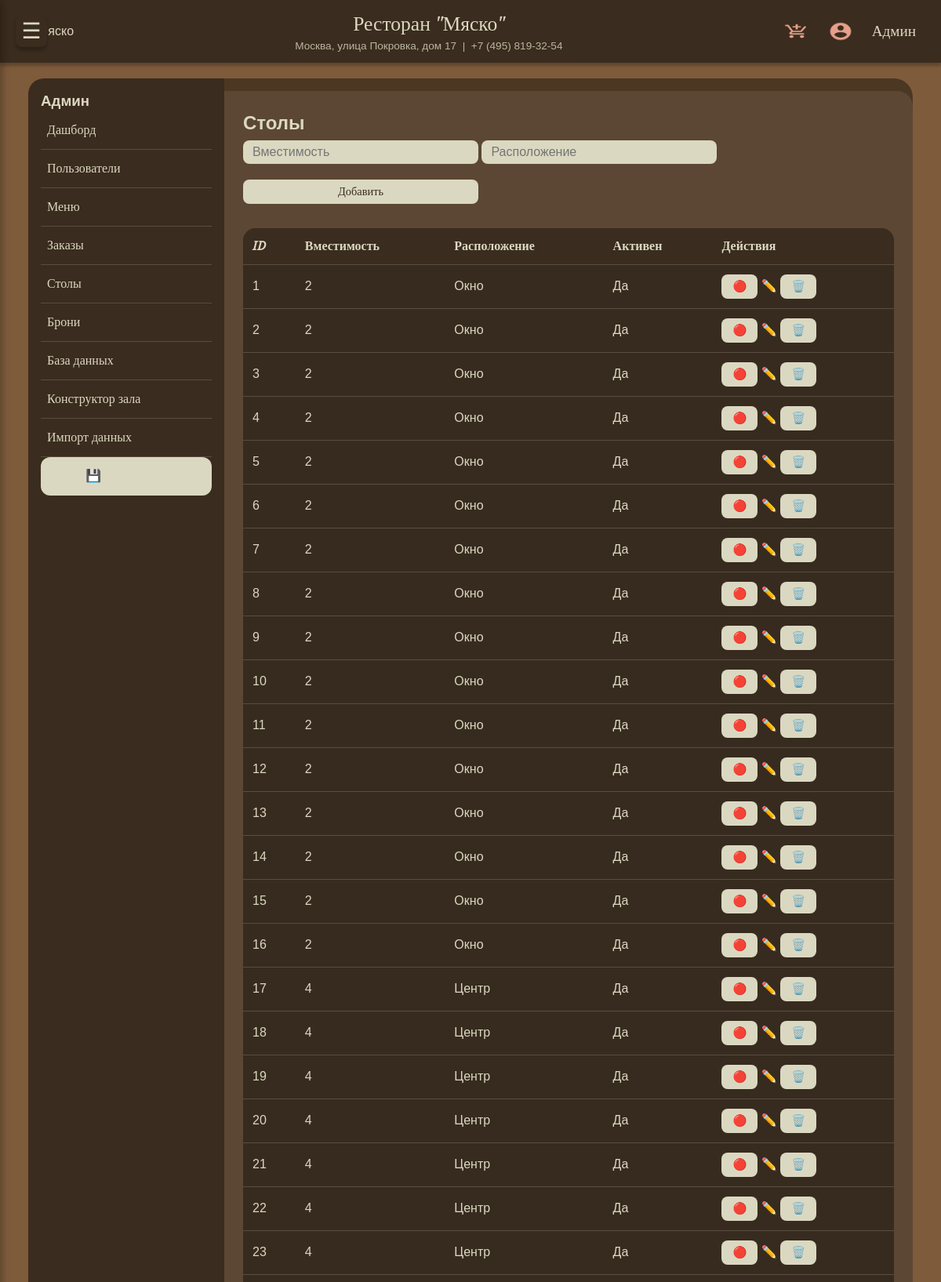
Screenshot of /admin/tables (signed in, upper part) with the database file from the repository.
### tables this page shows
CREATE TABLE users (
                id INTEGER PRIMARY KEY AUTOINCREMENT,
                first_name TEXT NOT NULL,
                last_name TEXT NOT NULL,
                phone TEXT UNIQUE NOT NULL,
                email TEXT,
                password_hash TEXT NOT NULL,
                role TEXT DEFAULT 'user',
                bonus_points INTEGER DEFAULT 0
            );

CREATE TABLE tables (
                id INTEGER PRIMARY KEY AUTOINCREMENT,
                capacity INTEGER NOT NULL,
                location TEXT,
                active INTEGER DEFAULT 1
            , pos_x INTEGER DEFAULT 0, pos_y INTEGER DEFAULT 0, width INTEGER DEFAULT 100, height INTEGER DEFAULT 100, shape TEXT DEFAULT 'rectangle');

### routers.py (the view)
@app.route('/admin/tables')
@role_required('admin', 'manager')
def admin_tables():
    with get_db() as conn:
        tables = conn.execute("SELECT * FROM tables ORDER BY id").fetchall()
    add_form = AdminAddTableForm()
    return render_template('admin_tables.html', tables=tables, add_form=add_form)

### forms.py
class AdminAddTableForm(FlaskForm):
    capacity = IntegerField('Вместимость', validators=[DataRequired(), NumberRange(min=1)])
    location = StringField('Расположение')
    submit = SubmitField('Добавить')

### models.py (called while the page is built)
def get_db():
    conn = sqlite3.connect(DATABASE)
    conn.row_factory = sqlite3.Row
    conn.execute("PRAGMA foreign_keys = ON")
    return conn

    @staticmethod
    def get(user_id):
        with get_db() as conn:
            row = conn.execute("SELECT * FROM users WHERE id=?", (user_id,)).fetchone()
        return User(row) if row else None

### routers.py (called while the page is built)
@app.context_processor
def inject_csrf():
    from flask_wtf.csrf import generate_csrf
    return dict(csrf_token=generate_csrf, csrf_token_value=generate_csrf())

@login_manager.user_loader
def load_user(user_id):
    return User.get(user_id)

def role_required(*roles):
    def decorator(f):
        @wraps(f)
        @login_required
        def decorated_function(*args, **kwargs):
            if current_user.role not in roles:
                flash('Недостаточно прав', 'error')
                return redirect(url_for('index'))
            return f(*args, **kwargs)
        return decorated_function
    return decorator

@app.before_request
def make_user_available():
    g.user = current_user if current_user.is_authenticated else None

### app/templates/admin_tables.html (shortened to what this page needs)
{% extends "admin_base.html" %}
{% block admin_content %}
<h2>Столы</h2>
{% if current_user.role == 'admin' %}
<div class="add-form-card">
    <form method="POST" action="{{ url_for('admin_add_table') }}" class="form-row">
        {{ add_form.capacity(placeholder="Вместимость") }}
        {{ add_form.location(placeholder="Расположение") }}
        {{ add_form.submit(class="btn-primary") }}
    </form>
</div>
{% endif %}
<table class="admin-table">
    <thead><tr><th>ID</th><th>Вместимость</th><th>Расположение</th><th>Активен</th><th>Действия</th></tr></thead>
    <tbody>
    {% for t in tables %}
    <tr>
        <td>{{ t.id }}</td>
        <td>{{ t.capacity }}</td>
        <td>{{ t.location or '' }}</td>
        <td>{{ 'Да' if t.active else 'Нет' }}</td>
        <td class="actions">
            <form method="POST" action="{{ url_for('admin_toggle_table', table_id=t.id) }}" style="display:inline">
                <button class="btn-icon">{{ '🔴' if t.active else '🟢' }}</button>
            </form>
            {% if current_user.role == 'admin' %}
            <a href="{{ url_for('admin_edit_table', table_id=t.id) }}" class="btn-icon">✏️</a>
            <form method="POST" action="{{ url_for('admin_delete_table', table_id=t.id) }}" onsubmit="return confirm('Удалить стол?')" style="display:inline">
                <button class="btn-icon">🗑️</button>
            </form>
            {% endif %}
        </td>
    </tr>
    {% endfor %}
    </tbody>
</table>
{% endblock %}

### app/templates/base.html (shortened to what this page needs)
<!DOCTYPE html>
<html lang="ru">
<head>
    <link rel="stylesheet" href="{{ url_for('static', filename='css/font.css') }}">
    <link rel="stylesheet" href="{{ url_for('static', filename='style.css') }}">
    {% if request.path.startswith('/admin') %}
    <link rel="stylesheet" href="{{ url_for('static', filename='admin_style.css') }}">
    {% endif %}
</head>
<body>
    <div class="menu-toggle" id="menu-toggle-btn">☰</div>
    <header class="site-header">
        <div class="header-container">
            <div class="logo">
                <a href="{{ url_for('index') }}">
                    <img src="{{ url_for('static', filename='images/logo.png') }}" alt="Мяско" height="40">
                </a>
            </div>
            <div class="header-info">
                <div class="restaurant-name">Ресторан "Мяско"</div>
                <div class="restaurant-address">Москва, улица Покровка, дом 17 &nbsp;|&nbsp; +7 (495) 819-32-54</div>
            </div>
            <div class="header-actions">
                <a href="{{ url_for('cart') }}" class="header-icon cart-icon" title="Корзина"></a>
                {% if current_user.is_authenticated %}
                    <a href="{{ url_for('profile') }}" class="header-icon profile-icon" title="Личный кабинет"></a>
                    <a href="{{ url_for('profile') }}" class="user-name">{{ current_user.first_name }}</a>
                {% else %}
                    <a href="{{ url_for('login') }}" class="header-icon profile-icon" title="Войти"></a>
                {% endif %}
            </div>
        </div>
    </header>
    <main>
        {% block content %}{% endblock %}
    </main>
</body>
</html>

### app/static/style.css (style rules this page uses)
:root { --brown-dark: #3a2c1e; --brown-medium: #7e5b3b; --beige-light: #dbd8c1; --accent: #e69f8a; --black-40: rgba(0, 0, 0, 0.4); --font-heading: 'Volkhov-Italic', 'Volkhov-Bold Italic', serif; --font-body: 'Inter-Regular', 'Anek Devanagari-Regular', sans-serif; --shadow: 0px 4px 4px rgba(0, 0, 0, 0.25); }
* { margin: 0; padding: 0; box-sizing: border-box; }
body { background-color: var(--brown-medium); font-family: var(--font-body); color: var(--beige-light); line-height: 1.4; padding-top: 80px; }
a { text-decoration: none; color: inherit; }
.site-header { position: fixed; top: 0; left: 0; width: 100%; background: var(--brown-dark); box-shadow: var(--shadow); z-index: 1000; padding: 0.8rem 2rem; }
.header-container { max-width: 1400px; margin: 0 auto; display: flex; justify-content: space-between; align-items: center; flex-wrap: wrap; gap: 1rem; }
.logo img { height: 45px; }
.header-info { text-align: center; flex: 1; }
.restaurant-name { font-family: var(--font-heading); font-size: 1.6rem; color: var(--beige-light); white-space: nowrap; }
.restaurant-address { font-size: 0.85rem; color: var(--beige-light); opacity: 0.8; white-space: nowrap; }
.header-actions { display: flex; align-items: center; gap: 1.5rem; }
.header-icon { width: 32px; height: 32px; background-size: contain; background-repeat: no-repeat; background-position: center; cursor: pointer; }
.cart-icon { background-image: url('/static/images/add_shopping_cart.png'); }
.profile-icon { background-image: url('/static/images/account_circle.png'); }
.user-name { font-family: var(--font-heading); font-size: 1.2rem; color: var(--beige-light); white-space: nowrap; display: inline-block; max-width: 150px; overflow: hidden; text-overflow: ellipsis; }
.menu-toggle { position: fixed; top: 20px; left: 20px; z-index: 1002; width: 40px; height: 40px; background: var(--brown-dark); border-radius: 8px; display: flex; align-items: center; justify-content: center; font-size: 28px; cursor: pointer; color: var(--beige-light); box-shadow: var(--shadow); }
main { max-width: 1400px; margin: 1rem auto; padding: 0 1rem; }
.btn, .big-btn, button, .btn-link, input[type="submit"] { background-color: var(--beige-light); border: none; border-radius: 12px; padding: 8px 20px; font-family: var(--font-heading); font-size: 1rem; color: var(--brown-dark); cursor: pointer; transition: all 0.2s ease; display: inline-block; text-align: center; }
form input, form select, form textarea { background: var(--beige-light); border: none; border-radius: 12px; padding: 10px 15px; font-family: var(--font-body); font-size: 1rem; width: 100%; max-width: 400px; margin: 5px 0 15px; }

### app/static/admin_style.css (style rules this page uses)
:root { --brown-dark: #3a2c1e; --brown-medium: #7e5b3b; --beige-light: #dbd8c1; --accent: #e69f8a; --black-40: rgba(0, 0, 0, 0.4); --font-heading: 'Volkhov-Italic', 'Volkhov-Bold Italic', serif; --font-body: 'Inter-Regular', 'Anek Devanagari-Regular', sans-serif; }
table { width: 100%; border-collapse: collapse; margin-top: 1rem; background: var(--black-40); border-radius: 16px; overflow: hidden; }
th, td { padding: 12px; text-align: left; border-bottom: 1px solid rgba(219,216,193,0.2); }
th { background: var(--brown-dark); font-family: var(--font-heading); color: var(--beige-light); }
.btn, button, input[type="submit"] { background-color: var(--beige-light); border: none; border-radius: 8px; padding: 6px 14px; font-family: var(--font-heading); font-size: 0.9rem; color: var(--brown-dark); cursor: pointer; }
form input, form select, form textarea { background: var(--beige-light); border: none; border-radius: 8px; padding: 6px 12px; margin: 5px 0 15px; width: 100%; max-width: 300px; }
body { padding-top: 80px; }

### rows the page displays
users: first_name "Админ"
tables: id "1", capacity "2", location "Окно", active "Да", active "🔴"
tables: id "2", capacity "2", location "Окно", active "Да", active "🔴"
tables: id "3", capacity "2", location "Окно", active "Да", active "🔴"
tables: id "4", capacity "2", location "Окно", active "Да", active "🔴"
tables: id "5", capacity "2", location "Окно", active "Да", active "🔴"
tables: id "6", capacity "2", location "Окно", active "Да", active "🔴"
tables: id "7", capacity "2", location "Окно", active "Да", active "🔴"
tables: id "8", capacity "2", location "Окно", active "Да", active "🔴"
tables: id "9", capacity "2", location "Окно", active "Да", active "🔴"
tables: id "10", capacity "2", location "Окно", active "Да", active "🔴"
tables: id "11", capacity "2", location "Окно", active "Да", active "🔴"
tables: id "12", capacity "2", location "Окно", active "Да", active "🔴"
tables: id "13", capacity "2", location "Окно", active "Да", active "🔴"
tables: id "14", capacity "2", location "Окно", active "Да", active "🔴"
tables: id "15", capacity "2", location "Окно", active "Да", active "🔴"
tables: id "16", capacity "2", location "Окно", active "Да", active "🔴"
tables: id "17", capacity "4", location "Центр", active "Да", active "🔴"
tables: id "18", capacity "4", location "Центр", active "Да", active "🔴"
tables: id "19", capacity "4", location "Центр", active "Да", active "🔴"
tables: id "20", capacity "4", location "Центр", active "Да", active "🔴"
tables: id "21", capacity "4", location "Центр", active "Да", active "🔴"
tables: id "22", capacity "4", location "Центр", active "Да", active "🔴"
tables: id "23", capacity "4", location "Центр", active "Да", active "🔴"
